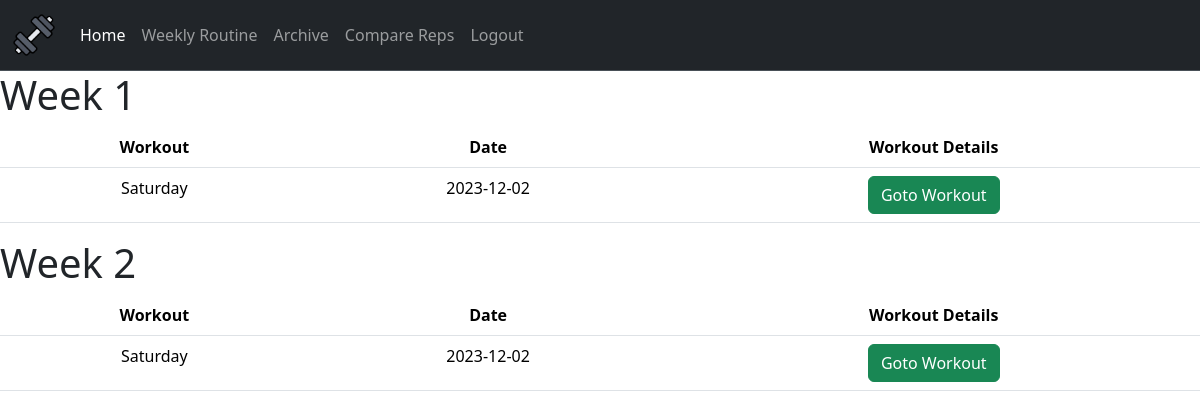
Page /archive (signed in) on the earlier database version.
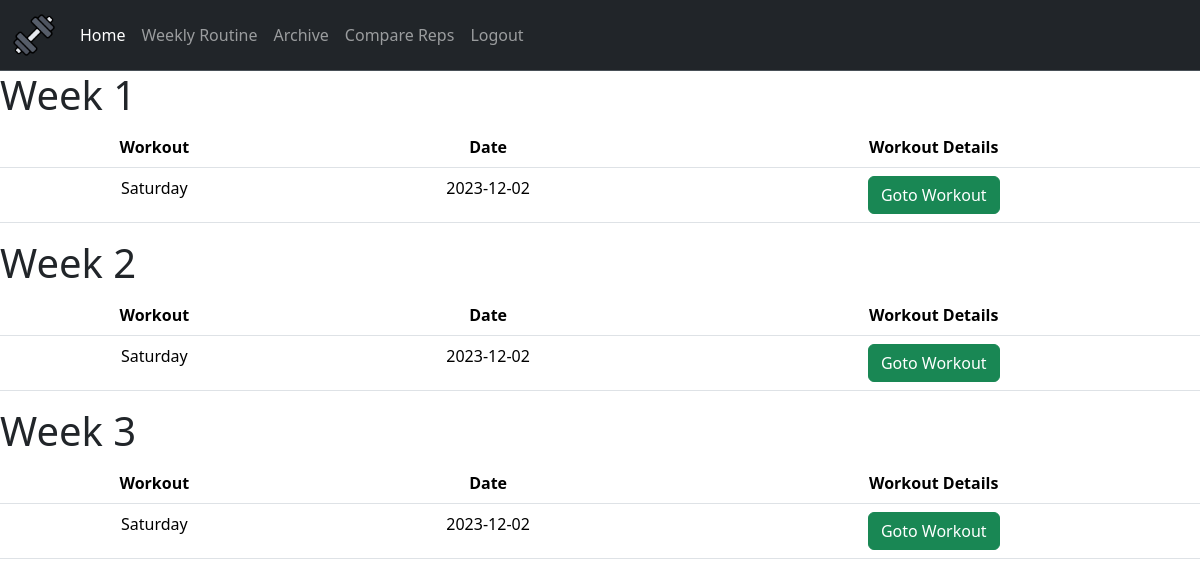
Same page on the later database version.
### webapp/tables.py (models this page shows)
class Workout(db.Model):
    id = db.Column(db.Integer, primary_key = True)
    date = db.Column(db.String(10), default = func.current_date())
    day = db.Column(db.String(12), nullable = False)
    week = db.Column(db.String(150))
    user_id = db.Column(db.Integer, db.ForeignKey('user.id'))
    workout_number = db.Column(db.Integer, nullable=False, unique=False)

### webapp/routes.py (the view)
@routes.route("/archive")
@login_required
def archive():
    workouts = db.session.query(Workout).filter_by(user_id = current_user.id).all()
    weeks = db.session.query(Workout.week).filter_by(user_id = current_user.id).distinct().all()
    weeks = [week[0] for week in weeks]
    return render_template("archive.html", workouts = workouts, weeks = weeks)

### webapp/templates/archive.html (shortened to what this page needs)
{% extends "layout.html" %}
{% block main %}
<div class="containter-fluid fs-6">
    {% for week in weeks %}
    <h1>Week {{ week }}</h1>
    <table class="table text-sm-center">
        <thead>
            <tr>
                <th scope="col">Workout</th>
                <th scope="col">Date</th>
                <th scope="col">Workout Details</th>
            </tr>
        </thead>
        {% for workout in workouts %}
        {% if workout.week  ==  week %}
        <tr>
            <td>{{ workout.day }}</td>
            <td>{{ workout.date }}</td>
            <td><a href="workout/{{ workout.id }}"><button class="btn btn-success">Goto Workout</button></a></td>
        </tr>
        {% endif %}
        {% endfor %}
    </table>
    {% endfor %}
</div>
{% endblock %}

### webapp/templates/layout.html (shortened to what this page needs)
<!DOCTYPE html>
<html>
  <head>
    <link
      href="https://cdn.jsdelivr.net/npm/bootstrap@5.3.2/dist/css/bootstrap.min.css"
      rel="stylesheet"
    />
    <link rel="stylesheet" href="{{ url_for('static', filename='styles.css') }}" />
  </head>
  <body>
    <nav
      class="navbar navbar navbar-expand-lg bg-dark border-bottom border-body"
      data-bs-theme="dark"
    >
      <div class="container-fluid">
        <a class="navbar-brand" href="/">
          <img src="{{ url_for('static', filename='icon.png') }}" wdith="50" height="44" alt="Workout Icon">
        </a>
        <div class="collapse navbar-collapse" id="navbarNavAltMarkup">
          <div class="navbar-nav">
            {% if current_user.is_authenticated %}
            <a
              class="nav-link active"
              aria-current="page"
              href="{{ url_for('routes.index') }}"
              >Home</a
            >
            <a class="nav-link" href="{{ url_for('routes.routine') }}">Weekly Routine</a>
            <a class="nav-link" href="{{ url_for('routes.archive' )}}">Archive</a>
            <a class="nav-link" href="{{ url_for('routes.compare' )}}">Compare Reps</a>
            <a class="nav-link" href="{{ url_for('auth.logout') }}">Logout</a>
            {% else %}
            <a class="nav-link" href="{{ url_for('auth.login') }}">Login</a>
            <a class="nav-link" href="{{ url_for('auth.register') }}"
              >Register</a
            >
            {% endif %}
          </div>
        </div>
      </div>
    </nav>
    <main>{% block main %}{% endblock %}</main>
  </body>
</html>

Differences in the rows shown:
added Workout: day "Saturday", date "2023-12-02", shown under "3"
Other differences:
new list line: "Week 3 Workout Date Workout Details"
